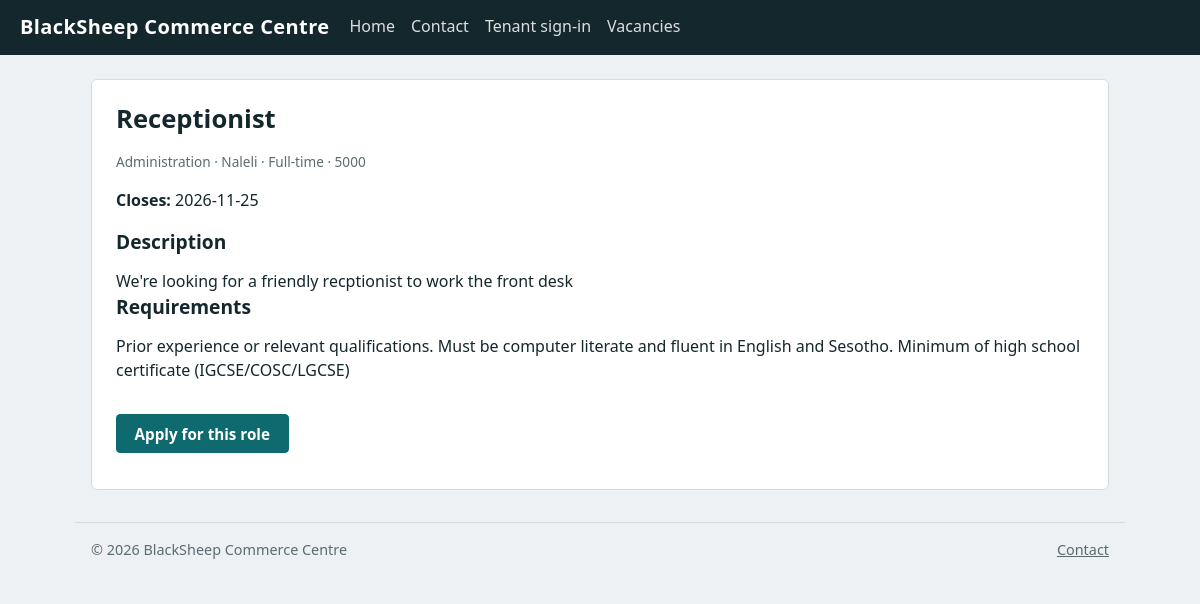
Screenshot of /vacancies/1 with the database file from the repository.
### tables this page shows
CREATE TABLE app_settings (key TEXT PRIMARY KEY, value TEXT NOT NULL);

CREATE TABLE vacancies (
  id INTEGER PRIMARY KEY AUTOINCREMENT,
  title TEXT NOT NULL,
  department TEXT,
  location TEXT,
  employment_type TEXT,
  description TEXT NOT NULL,
  requirements TEXT,
  salary_range TEXT,
  closes_on TEXT,
  status TEXT NOT NULL DEFAULT 'open',
  created_at TEXT NOT NULL,
  created_by TEXT NOT NULL
);

### vacancies.py (the view)
@app.route("/vacancies/<int:vid>")
def vacancy_detail(vid):
    v = _vacancy_or_404(vid)
    if v["status"] != "open":
        flash("This vacancy is no longer accepting applications.", "error")
    return render_template("vacancy_detail.html", v=v)

### app.py (called while the page is built, shortened)
def get_db():
    if "db" not in g:
        g.db = sqlite3.connect(DB_PATH)
        g.db.row_factory = sqlite3.Row
    return g.db

def now():
    return dt.datetime.now(dt.timezone.utc).replace(tzinfo=None, microsecond=0)

@app.context_processor
def inject():
    return dict(LEVEL_NAMES=LEVEL_NAMES, LEVELS=LEVELS, CATEGORIES=CATEGORIES,
                csrf_token=csrf_token, tz_label=f"UTC{UTC_OFFSET:+g}" if UTC_OFFSET else "UTC")

def csrf_token():
    if "csrf" not in session:
        session["csrf"] = secrets.token_urlsafe(32)
    return session["csrf"]

@app.before_request
def csrf_protect():
    if request.method == "POST":
        if request.path == "/admin/photos/upload":
            request.max_content_length = 90 * 1024 * 1024
        sent = request.form.get("_csrf") or request.headers.get("X-CSRF-Token", "")
        if not secrets.compare_digest(sent, session.get("csrf", "")):
            abort(400)

@app.before_request
def load_user():
    g.user = None
    if request.endpoint in (None, "static"):
        return
    eid = session.get("eid")
    if not eid:
        return

@app.before_request
def force_password_change():
    if (g.user and g.user["must_change_password"]
            and request.endpoint not in ("change_password", "logout", "static", "branding_logo")):
        return redirect(url_for("change_password"))

@app.after_request
def security_headers(resp):
    resp.headers.setdefault("X-Content-Type-Options", "nosniff")
    resp.headers.setdefault("X-Frame-Options", "DENY")
    resp.headers.setdefault("Referrer-Policy", "same-origin")
    resp.headers.setdefault("Content-Security-Policy", "default-src 'self'; style-src 'self'; frame-ancestors 'none'")
    return resp

### features.py (called while the page is built, shortened)
def _compute_nav_counts():
    if not g.get("user"):
        return {"nav": None, "REMINDER_CHOICES": REMINDER_CHOICES}

@app.context_processor
def nav_counts():
    if "_nav_ctx" not in g:
        g._nav_ctx = _compute_nav_counts()
    return g._nav_ctx

@app.context_processor
def inject_brand():
    return {"brand": get_brand(), "default_name": DEFAULT_NAME}

@app.context_processor
def inject_permissions():
    return {"PERMISSIONS": PERMISSIONS}

### leases.py (called while the page is built)
@app.context_processor
def inject_lease_labels():
    return {"LESOTHO_NOTICE_DAYS": LESOTHO_NOTICE_DAYS,
            "LESOTHO_DEPOSIT_MONTHS": LESOTHO_DEPOSIT_MONTHS}

### vacancies.py (called while the page is built)
def _vacancy_or_404(vid):
    v = get_db().execute("SELECT * FROM vacancies WHERE id=?", (vid,)).fetchone()
    if v is None:
        abort(404)
    return v

### templates/vacancy_detail.html (shortened to what this page needs)
{% extends "base.html" %}
{% block content %}
<section class="panel">
  <h1>{{ v['title'] }}</h1>
  <p class="muted small">
    {% if v['department'] %}{{ v['department'] }} ·{% endif %}
    {% if v['location'] %}{{ v['location'] }} ·{% endif %}
    {% if v['employment_type'] %}{{ v['employment_type'] }}{% endif %}
    {% if v['salary_range'] %} · {{ v['salary_range'] }}{% endif %}
  </p>
  {% if v['closes_on'] %}<p><b>Closes:</b> {{ v['closes_on'] }}</p>{% endif %}
  <h2>Description</h2>
  <div style="white-space:pre-wrap">{{ v['description'] }}</div>
  {% if v['requirements'] %}
  <h2>Requirements</h2>
  <div style="white-space:pre-wrap">{{ v['requirements'] }}</div>
  {% endif %}
  {% if v['status'] == 'open' %}
  <p style="margin-top:2rem">
    <a class="btn" href="{{ url_for('vacancy_apply', vid=v['id']) }}">Apply for this role</a>
  </p>
  {% else %}
  <p class="muted">This vacancy is closed.</p>
  {% endif %}
</section>
{% endblock %}

### templates/base.html (shortened to what this page needs)
<!doctype html>
<html lang="en">
<head>
<link rel="stylesheet" href="{{ url_for('static', filename='style.css') }}">
<link rel="stylesheet" href="{{ url_for('branding_theme') }}">
</head>
<body{% if g.user %} data-signed-in="1" data-last-notif="{{ nav.last_notif }}" data-msgs="{{ nav.messages }}"{% endif %} data-page="{% block page %}{% endblock %}">
<header class="top">
  <a class="brand" href="{{ url_for('home') }}">{% if brand.has_logo %}<img src="{{ brand.logo_url }}" alt="">{% endif %}<span>{{ brand.name }}</span></a>
    {% if g.user %}
  <nav aria-label="Main">
    {% for it in nav_items %}<a href="{{ it.url }}">{{ it.label }}{% if it.badge %} <span class="badge" id="{{ it.badge.id }}" {% if not it.badge.count %}hidden{% endif %}>{{ it.badge.count }}</span>{% endif %}</a>
    {% endfor %}
    <a href="{{ url_for('admin_vacancies') }}">Vacancies</a>
  </nav>
  <form method="post" action="{{ url_for('admin_save_to_github') }}" style="display:inline;margin-left:.5rem" title="Save database changes to GitHub so they survive restarts">
    <input type="hidden" name="_csrf" value="{{ csrf_token() }}">
    <input type="hidden" name="next" value="{{ request.path }}">
    <button class="btn ghost small" type="submit">💾 Save to GitHub</button>
  </form>
  <form method="post" action="{{ url_for('logout') }}" class="who">
    <input type="hidden" name="_csrf" value="{{ csrf_token() }}">
    <span class="idtag lv-{{ g.user.level }}">{{ g.user.id }}</span>
    <button class="btn ghost" type="submit">Sign out</button>
  </form>
  {% else %}
  <nav aria-label="Main" class="publicnav">
    {% for it in public_nav %}<a href="{{ it.url }}">{{ it.label }}</a>
    {% endfor %}
    <a href="{{ url_for('vacancies_list') }}">Vacancies</a>
  </nav>
  {% endif %}
</header>
<main>
  {% block content %}{% endblock %}
</main>
<footer class="sitefoot">
  <span>© {{ year }} {{ brand.name }}</span>
  <nav aria-label="Site">{% for l in footer_links %}<a href="{{ l.url }}">{{ l.label }}</a>{% endfor %}</nav>
</footer>
</body>
</html>

### static/style.css (style rules this page uses)
:root { --bg:#edf1f3; --panel:#fff; --ink:#14272d; --muted:#5b6b72; --line:#d3dce1; --brand:#0e6a6e; --brand-d:#0a4f52; --danger:#b23a2b; --ok-bg:#dff1ec; --err-bg:#f8e1dd; --lv-EXE:#5b3a8c; --lv-MGT:#0e6a6e; --lv-SUP:#2f6fb0; --lv-STF:#5c6b73; --lv-INT:#8a7a3a; --lv-ADM:#14272d; --font:"Segoe UI",system-ui,-apple-system,"Helvetica Neue",Arial,sans-serif; --mono:ui-monospace,SFMono-Regular,Menlo,Consolas,monospace; }
* { box-sizing:border-box }
body { margin:0;background:var(--bg);color:var(--ink);font:16px/1.5 var(--font) }
a { color:var(--brand) }
h1 { font-size:1.6rem;margin:0 0 .25rem }
h2 { font-size:1.2rem;margin:0 0 .75rem }
.muted { color:var(--muted) }
.small { font-size:.85rem }
.top { display:flex;flex-wrap:wrap;align-items:center;gap:1.25rem;background:var(--ink);color:#fff;padding:.7rem 1.25rem }
.brand { color:#fff;font-weight:700;font-size:1.25rem;text-decoration:none;letter-spacing:.02em }
.top nav { display:flex;gap:1rem;flex:1;flex-wrap:wrap }
.top nav a { color:#cfe3e5;text-decoration:none;padding:.2rem 0;border-bottom:2px solid transparent }
main { max-width:1050px;margin:1.5rem auto;padding:0 1rem }
.panel { background:var(--panel);border:1px solid var(--line);border-radius:6px;padding:1.25rem 1.5rem;margin-bottom:1.25rem }
.btn { display:inline-block;padding:.55rem 1.1rem;font:600 .95rem var(--font);color:#fff;background:var(--brand);border:1px solid var(--brand);border-radius:4px;cursor:pointer;text-decoration:none }
.brand { display:flex;align-items:center;gap:.6rem }
:root { --lv-FRL:#0e6a6e;--lv-FRR:#2f6fb0;--lv-RER:#5b3a8c;--lv-YRD:#8a7a3a }
.sitefoot { max-width:1050px;margin:2rem auto 1.5rem;padding:1rem;border-top:1px solid var(--line);display:flex;flex-wrap:wrap;gap:.6rem 1.5rem;justify-content:space-between;color:var(--muted);font-size:.9rem }
.sitefoot nav { display:flex;flex-wrap:wrap;gap:.4rem 1.2rem }
.sitefoot a { color:var(--muted) }

### rows the page displays
app_settings: name "BlackSheep Commerce Centre"
vacancies: title "Receptionist", department "Administration", location "Naleli", employment_type "Full-time", salary_range "5000", closes_on "2026-11-25", description "We're looking for a friendly recptionist to work the front desk", requirements "Prior experience or relevant qualifications. Must be computer literate and fluent in English and Sesotho. Minimum of high school certificate (IGCSE/COSC/LGCSE)"

### other values shown
{{ it.label }} "Home" "Contact" "Tenant sign-in"
{{ l.label }} "Contact"
